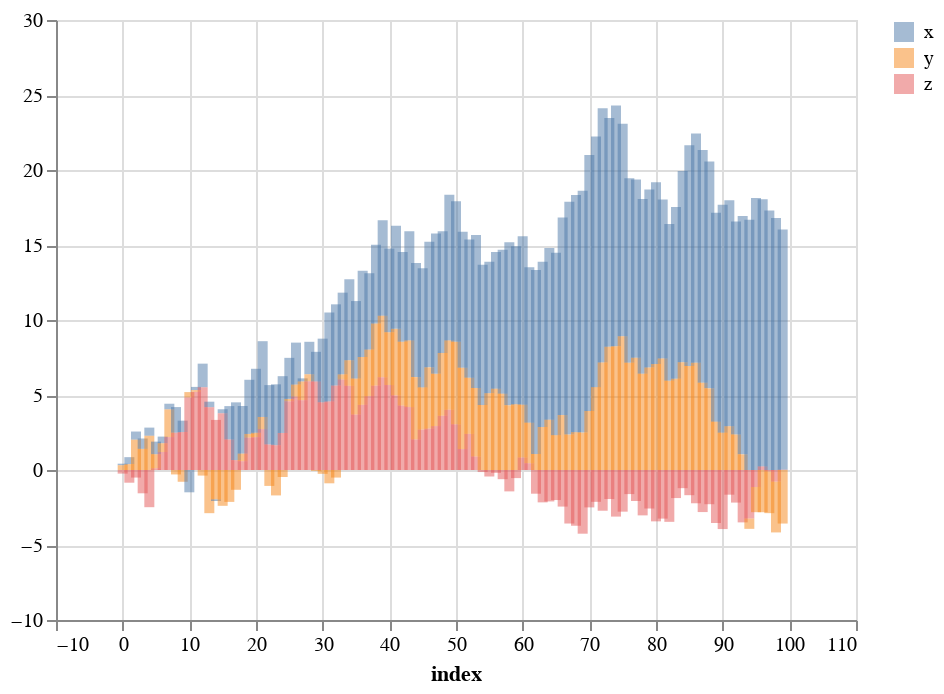

The code cell stored with this chart in its notebook:
### Code cell
df.plot(kind='bar', width=100)

### Figure 1 — Vega-Lite specification as saved in the notebook (floating-point values rounded to 4 significant figures)
{"$schema": "https://vega.github.io/schema/vega-lite/v3.4.0.json", "config": {"mark": {"tooltip": null}, "view": {"height": 300, "width": 400}}, "data": {"name": "data-13099b60e16e19b1dfc8ec8ad5449064"}, "datasets": {"data-13099b60e16e19b1dfc8ec8ad5449064": [{"index": 0, "x": 0.1017, "y": 0.3197, "z": -0.2409}, {"index": 1, "x": 0.4638, "y": 0.3928, "z": -0.847}, {"index": 2, "x": 0.5428, "y": 2.022, "z": -0.5041}, {"index": 3, "x": 0.6918, "y": 1.408, "z": -1.553}, {"index": 4, "x": 0.5438, "y": 2.282, "z": -2.48}, {"index": 5, "x": 0.8413, "y": 0.9336, "z": 0.1159}, {"index": 6, "x": 0.4441, "y": 0.5846, "z": 1.199}, {"index": 7, "x": 0.3769, "y": 1.845, "z": 2.197}, {"index": 8, "x": 1.709, "y": -0.2965, "z": 2.485}, {"index": 9, "x": 0.7594, "y": -0.784, "z": 2.53}, {"index": 10, "x": -1.487, "y": 0.36, "z": 4.835}, {"index": 11, "x": 0.2151, "y": 0.1158, "z": 5.209}, {"index": 12, "x": 1.574, "y": -0.3725, "z": 5.515}, {"index": 13, "x": 0.368, "y": -2.878, "z": 4.187}, {"index": 14, "x": -0.1154, "y": -1.951, "z": 3.339}, {"index": 15, "x": 0.2686, "y": -2.388, "z": 3.781}, {"index": 16, "x": 2.227, "y": -2.126, "z": 2.033}, {"index": 17, "x": 3.851, "y": -1.319, "z": 0.6587}, {"index": 18, "x": 3.176, "y": 0.5053, "z": 0.5844}, {"index": 19, "x": 3.611, "y": 0.2488, "z": 2.155}, {"index": 20, "x": 4.268, "y": 0.287, "z": 2.193}, {"index": 21, "x": 5.052, "y": 0.8085, "z": 2.727}, {"index": 22, "x": 3.961, "y": -1.06, "z": 1.699}, {"index": 23, "x": 4.058, "y": -1.694, "z": 1.652}, {"index": 24, "x": 3.786, "y": -0.4675, "z": 2.469}, {"index": 25, "x": 2.742, "y": 0.1524, "z": 4.583}, {"index": 26, "x": 2.801, "y": 0.7991, "z": 4.892}, {"index": 27, "x": 0.2069, "y": 1.247, "z": 4.654}, {"index": 28, "x": 2.166, "y": 0.4687, "z": 5.913}, {"index": 29, "x": 1.983, "y": -0.05891, "z": 5.894}, {"index": 30, "x": 4.249, "y": -0.2545, "z": 4.508}, {"index": 31, "x": 5.934, "y": -0.8869, "z": 4.572}, {"index": 32, "x": 5.414, "y": -0.5045, "z": 5.63}, {"index": 33, "x": 5.45, "y": 0.343, "z": 6.03}, {"index": 34, "x": 5.4, "y": 1.704, "z": 5.612}, {"index": 35, "x": 5.173, "y": 2.398, "z": 3.692}, {"index": 36, "x": 5.75, "y": 3.189, "z": 4.344}, {"index": 37, "x": 5.093, "y": 3.107, "z": 4.918}, {"index": 38, "x": 5.254, "y": 4.141, "z": 5.621}, {"index": 39, "x": 6.358, "y": 4.098, "z": 6.186}, {"index": 40, "x": 5.58, "y": 3.514, "z": 5.665}, {"index": 41, "x": 6.869, "y": 4.439, "z": 4.971}, {"index": 42, "x": 5.978, "y": 4.256, "z": 4.29}, {"index": 43, "x": 7.274, "y": 4.442, "z": 4.196}, {"index": 44, "x": 7.601, "y": 4.162, "z": 2.033}, {"index": 45, "x": 7.949, "y": 2.813, "z": 2.694}, {"index": 46, "x": 8.364, "y": 4.084, "z": 2.76}, {"index": 47, "x": 9.36, "y": 3.483, "z": 2.928}, {"index": 48, "x": 8.105, "y": 4.19, "z": 3.614}, {"index": 49, "x": 9.715, "y": 4.624, "z": 4.015}, {"index": 50, "x": 9.37, "y": 5.504, "z": 3.041}, {"index": 51, "x": 9.066, "y": 5.421, "z": 1.395}, {"index": 52, "x": 9.218, "y": 3.739, "z": 2.409}, {"index": 53, "x": 10.2, "y": 4.573, "z": 0.8947}, {"index": 54, "x": 9.352, "y": 4.336, "z": -0.1368}, {"index": 55, "x": 8.763, "y": 5.119, "z": -0.4335}, {"index": 56, "x": 9.118, "y": 5.419, "z": -0.1889}, {"index": 57, "x": 9.603, "y": 5.087, "z": -0.6122}, {"index": 58, "x": 10.88, "y": 4.311, "z": -1.426}, {"index": 59, "x": 10.54, "y": 4.387, "z": -0.5399}, {"index": 60, "x": 11.23, "y": 3.518, "z": 0.8324}, {"index": 61, "x": 10.36, "y": 2.704, "z": 0.4496}, {"index": 62, "x": 12.27, "y": 1.065, "z": -1.58}, {"index": 63, "x": 11.02, "y": 2.866, "z": -2.157}, {"index": 64, "x": 11.45, "y": 3.352, "z": -2.096}, {"index": 65, "x": 12.16, "y": 2.322, "z": -2.002}, {"index": 66, "x": 13.18, "y": 3.665, "z": -2.439}, {"index": 67, "x": 15.52, "y": 2.361, "z": -3.568}, {"index": 68, "x": 15.82, "y": 2.522, "z": -3.717}, {"index": 69, "x": 16.13, "y": 2.494, "z": -4.247}, {"index": 70, "x": 17.07, "y": 3.936, "z": -2.493}, {"index": 71, "x": 16.7, "y": 5.525, "z": -2.121}, {"index": 72, "x": 16.95, "y": 7.16, "z": -2.715}, {"index": 73, "x": 15.25, "y": 8.21, "z": -1.936}, {"index": 74, "x": 16.05, "y": 8.25, "z": -3.107}, {"index": 75, "x": 14.16, "y": 8.916, "z": -2.777}, {"index": 76, "x": 12.3, "y": 7.155, "z": -1.605}, {"index": 77, "x": 11.88, "y": 7.481, "z": -2.065}, {"index": 78, "x": 11.64, "y": 6.424, "z": -3.024}, {"index": 79, "x": 11.87, "y": 6.834, "z": -2.567}, {"index": 80, "x": 12.12, "y": 7.067, "z": -3.424}, {"index": 81, "x": 10.59, "y": 7.438, "z": -3.239}, {"index": 82, "x": 10.46, "y": 5.944, "z": -3.456}, {"index": 83, "x": 11.46, "y": 6.077, "z": -1.871}, {"index": 84, "x": 12.75, "y": 7.178, "z": -1.21}, {"index": 85, "x": 14.71, "y": 6.94, "z": -1.679}, {"index": 86, "x": 15.28, "y": 7.147, "z": -2.218}, {"index": 87, "x": 15.52, "y": 5.813, "z": -2.804}, {"index": 88, "x": 15.12, "y": 5.444, "z": -2.281}, {"index": 89, "x": 13.93, "y": 3.221, "z": -3.535}, {"index": 90, "x": 15.19, "y": 2.487, "z": -3.938}, {"index": 91, "x": 15.07, "y": 2.918, "z": -1.645}, {"index": 92, "x": 14.2, "y": 2.365, "z": -2.172}, {"index": 93, "x": 15.89, "y": 1.043, "z": -3.493}, {"index": 94, "x": 16.68, "y": -0.6943, "z": -3.228}, {"index": 95, "x": 18.13, "y": -1.676, "z": -1.135}, {"index": 96, "x": 17.81, "y": -2.815, "z": 0.2389}, {"index": 97, "x": 17.31, "y": -2.786, "z": -0.0913}, {"index": 98, "x": 16.8, "y": -3.386, "z": -0.7752}, {"index": 99, "x": 16.01, "y": -3.57, "z": 0.01863}]}, "encoding": {"color": {"field": "column", "title": null, "type": "nominal"}, "opacity": {"value": 0.5}, "tooltip": [{"field": "index", "type": "quantitative"}, {"field": "x", "type": "quantitative"}, {"field": "y", "type": "quantitative"}, {"field": "z", "type": "quantitative"}], "x": {"field": "index", "type": "quantitative"}, "y": {"field": "value", "title": null, "type": "quantitative"}}, "mark": "bar", "selection": {"selector006": {"bind": "scales", "encodings": ["x", "y"], "type": "interval"}}, "transform": [{"as": ["column", "value"], "fold": ["x", "y", "z"]}]}
